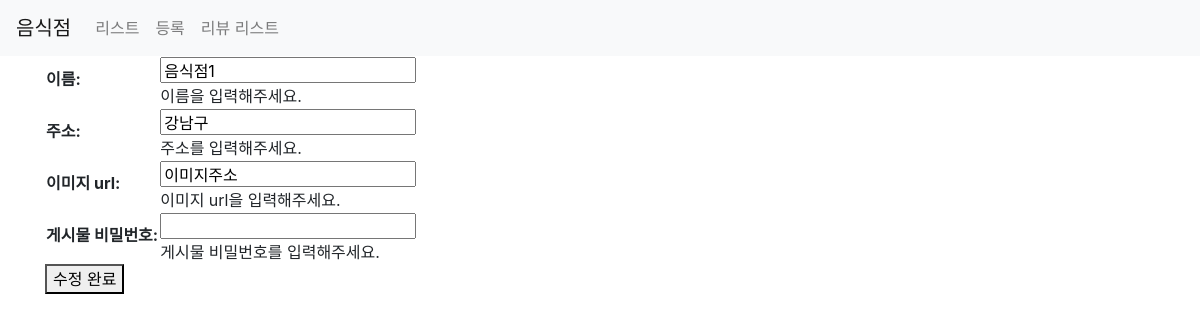
The app's page /third/update/?id=21 with its own data.
### third/models.py (models this page shows)
class Restaurant(models.Model):
    name = models.CharField(max_length=30)
    address = models.CharField(max_length=200)
    password = models.CharField(max_length=20, default=None, null=True)
    image = models.CharField(max_length=500, default=None, null=True)
    created_at = models.DateTimeField(auto_now_add=True)
    updated_at = models.DateTimeField(auto_now=True)

### third/views.py (the view)
# urls.py: path('update/', views.update, name="restaurant-update"),
def update(request):
    if request.method == 'POST' and 'id' in request.POST:
        item = get_object_or_404(Restaurant, pk=request.POST.get('id'))
        password = request.POST.get('password', '')
        form = UpdateRestaurantForm(request.POST, instance=item)
        if form.is_valid() and password == item.password:
            item = form.save()
    elif request.method == 'GET':
        item = get_object_or_404(Restaurant, pk=request.GET.get('id'))
        form = RestaurantForm(instance=item)
        return render(request, 'third/update.html', {'form': form})
    return HttpResponseRedirect('/third/list/')

### third/forms.py
class RestaurantForm(ModelForm):
    class Meta:
        model = Restaurant
        fields = ['name', 'address', 'image', 'password']
        labels = {
            'name': _('이름'),
            'address': _('주소'),
            'image': _('이미지 url'),
            'password': _('게시물 비밀번호'),
        }
        help_texts = {
            'name': _('이름을 입력해주세요.'),
            'address': _('주소를 입력해주세요.'),
            'image': _('이미지 url을 입력해주세요.'),
            'password': _('게시물 비밀번호를 입력해주세요.'),
        }
        widgets = {
            'password': forms.PasswordInput()
        }
        error_messages = {
            'name': {
                'max_length': _('이름이 너무 깁니다. 30자 이하로 해주세요.')
            },
            'image': {
                'max_length': _('이미지 주소의 길이가 너무 깁니다. 500자 이하로 해주세요.')
            },
            'password': {
                'max_length': _('비밀번호가 너무 깁니다. 20자 이하로 해주세요.')
            }
        }

### third/templates/third/update.html (shortened to what this page needs)
{% extends 'third/base.html' %}
{% load static %}
{% block content %}
<div class="container">
  <form action="{% url 'restaurant-update' %}" method="post">
    <table>
      {{ form.as_table }}
    </table>
    <button type="submit">수정 완료</button>
  </form>
</div>
{% endblock %}

### records on screen
Restaurant: name "음식점1", address "강남구", image "이미지주소"
